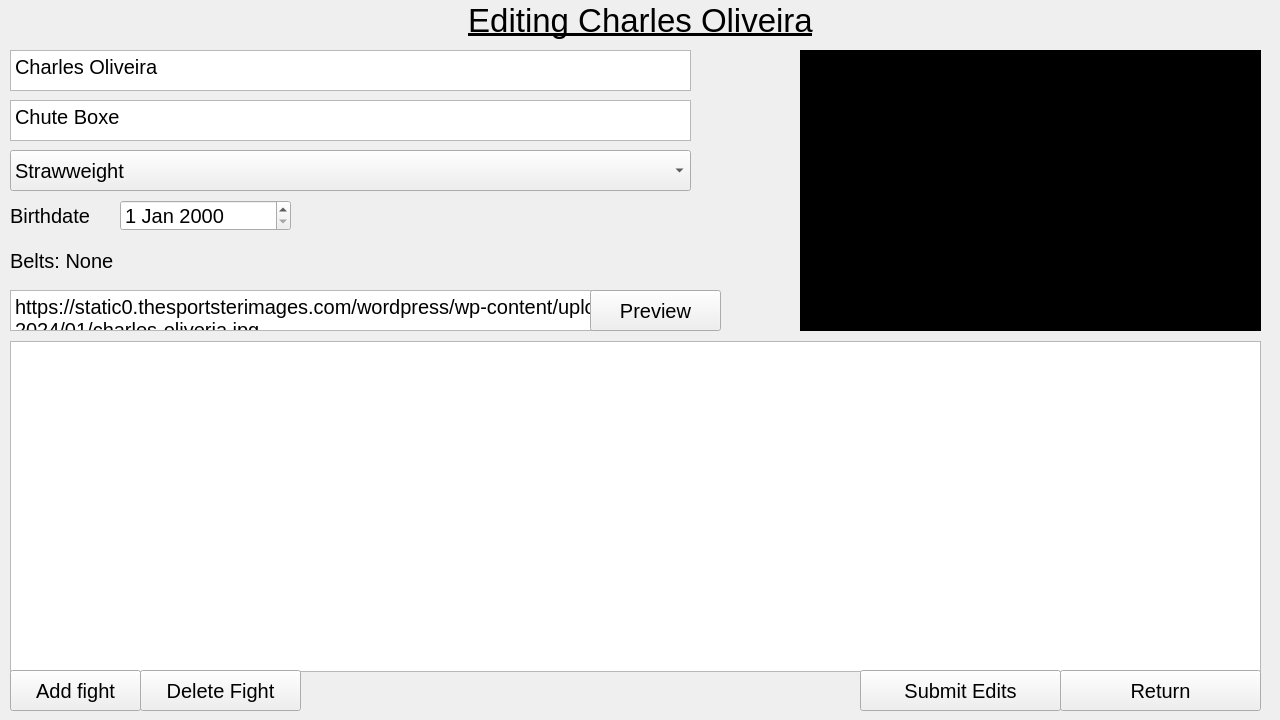
  <widget class="QWidget" name="modifyFighter" native="true">
   <property name="geometry">
    <rect>
     <x>0</x>
     <y>0</y>
     <width>1280</width>
     <height>720</height>
    </rect>
   </property>
   <property name="font">
    <font>
     <pointsize>15</pointsize>
     <weight>50</weight>
     <bold>false</bold>
    </font>
   </property>
   <property name="autoFillBackground">
    <bool>true</bool>
   </property>
   <widget class="QTableView" name="modifyFighterFightsTable">
    <property name="geometry">
     <rect>
      <x>10</x>
      <y>341</y>
      <width>1251</width>
      <height>331</height>
     </rect>
    </property>
   </widget>
   <widget class="QPushButton" name="modifyFighterAddFight">
    <property name="geometry">
     <rect>
      <x>10</x>
      <y>670</y>
      <width>131</width>
      <height>41</height>
     </rect>
    </property>
    <property name="text">
     <string>Add fight</string>
    </property>
   </widget>
   <widget class="QPushButton" name="modifyFighterDeleteFight">
    <property name="geometry">
     <rect>
      <x>140</x>
      <y>670</y>
      <width>161</width>
      <height>41</height>
     </rect>
    </property>
    <property name="text">
     <string>Delete Fight</string>
    </property>
   </widget>
   <widget class="QLabel" name="modifyFighterTitle">
    <property name="geometry">
     <rect>
      <x>0</x>
      <y>-10</y>
      <width>1281</width>
      <height>61</height>
     </rect>
    </property>
    <property name="font">
     <font>
      <pointsize>25</pointsize>
      <underline>true</underline>
     </font>
    </property>
    <property name="text">
     <string>Editing Charles Oliveira</string>
    </property>
    <property name="alignment">
     <set>Qt::AlignCenter</set>
    </property>
   </widget>
   <widget class="QPushButton" name="modifyFighterReturn">
    <property name="geometry">
     <rect>
      <x>1060</x>
      <y>670</y>
      <width>201</width>
      <height>41</height>
     </rect>
    </property>
    <property name="text">
     <string>Return</string>
    </property>
   </widget>
   <widget class="QTextEdit" name="modifyFighterName">
    <property name="geometry">
     <rect>
      <x>10</x>
      <y>50</y>
      <width>681</width>
      <height>41</height>
     </rect>
    </property>
    <property name="html">
     <string>&lt;!DOCTYPE HTML PUBLIC &quot;-//W3C//DTD HTML 4.0//EN&quot; &quot;http://www.w3.org/TR/REC-html40/strict.dtd&quot;&gt;
&lt;html&gt;&lt;head&gt;&lt;meta name=&quot;qrichtext&quot; content=&quot;1&quot; /&gt;&lt;style type=&quot;text/css&quot;&gt;
p, li { white-space: pre-wrap; }
&lt;/style&gt;&lt;/head&gt;&lt;body style=&quot; font-family:'MS Shell Dlg 2'; font-size:15pt; font-weight:400; font-style:normal;&quot;&gt;
&lt;p style=&quot; margin-top:0px; margin-bottom:0px; margin-left:0px; margin-right:0px; -qt-block-indent:0; text-indent:0px;&quot;&gt;Charles Oliveira&lt;/p&gt;&lt;/body&gt;&lt;/html&gt;</string>
    </property>
   </widget>
   <widget class="QDateEdit" name="modifyFighterBirthday">
    <property name="geometry">
     <rect>
      <x>120</x>
      <y>200</y>
      <width>171</width>
      <height>31</height>
     </rect>
    </property>
   </widget>
   <widget class="QLabel" name="modifyFighterBirthdayLabel">
    <property name="geometry">
     <rect>
      <x>10</x>
      <y>200</y>
      <width>101</width>
      <height>31</height>
     </rect>
    </property>
    <property name="text">
     <string>Birthdate</string>
    </property>
   </widget>
   <widget class="QComboBox" name="modifyFighterWeightclass">
    <property name="geometry">
     <rect>
      <x>10</x>
      <y>150</y>
      <width>681</width>
      <height>41</height>
     </rect>
    </property>
    <item>
     <property name="text">
      <string>Strawweight</string>
     </property>
    </item>
    <item>
     <property name="text">
      <string>Flyweight</string>
     </property>
    </item>
    <item>
     <property name="text">
      <string>Bantamweight</string>
     </property>
    </item>
    <item>
     <property name="text">
      <string>Featherweight</string>
     </property>
    </item>
    <item>
     <property name="text">
      <string>Lightweight</string>
     </property>
    </item>
    <item>
     <property name="text">
      <string>Welterweight</string>
     </property>
    </item>
    <item>
     <property name="text">
      <string>Middleweight</string>
     </property>
    </item>
    <item>
     <property name="text">
      <string>Light Heavyweight</string>
     </property>
    </item>
    <item>
     <property name="text">
      <string>Heavyweight</string>
     </property>
    </item>
    <item>
     <property name="text">
      <string>Super Heavyweight</string>
     </property>
    </item>
    <item>
     <property name="text">
      <string>Atomweight (W)</string>
     </property>
    </item>
    <item>
     <property name="text">
      <string>Strawweight (W)</string>
     </property>
    </item>
    <item>
     <property name="text">
      <string>Flyweight (W)</string>
     </property>
    </item>
    <item>
     <property name="text">
      <string>Bantamweight (W)</string>
     </property>
    </item>
    <item>
     <property name="text">
      <string>Featherweight (W)</string>
     </property>
    </item>
    <item>
     <property name="text">
      <string>Lightweight (W)</string>
     </property>
    </item>
   </widget>
   <widget class="QTextEdit" name="modifyFighterGym">
    <property name="geometry">
     <rect>
      <x>10</x>
      <y>100</y>
      <width>681</width>
      <height>41</height>
     </rect>
    </property>
    <property name="html">
     <string>&lt;!DOCTYPE HTML PUBLIC &quot;-//W3C//DTD HTML 4.0//EN&quot; &quot;http://www.w3.org/TR/REC-html40/strict.dtd&quot;&gt;
&lt;html&gt;&lt;head&gt;&lt;meta name=&quot;qrichtext&quot; content=&quot;1&quot; /&gt;&lt;style type=&quot;text/css&quot;&gt;
p, li { white-space: pre-wrap; }
&lt;/style&gt;&lt;/head&gt;&lt;body style=&quot; font-family:'MS Shell Dlg 2'; font-size:15pt; font-weight:400; font-style:normal;&quot;&gt;
&lt;p style=&quot; margin-top:0px; margin-bottom:0px; margin-left:0px; margin-right:0px; -qt-block-indent:0; text-indent:0px;&quot;&gt;Chute Boxe &lt;/p&gt;&lt;/body&gt;&lt;/html&gt;</string>
    </property>
   </widget>
   <widget class="QTextEdit" name="modifyFighterImageLink">
    <property name="geometry">
     <rect>
      <x>10</x>
      <y>290</y>
      <width>671</width>
      <height>41</height>
     </rect>
    </property>
    <property name="html">
     <string>&lt;!DOCTYPE HTML PUBLIC &quot;-//W3C//DTD HTML 4.0//EN&quot; &quot;http://www.w3.org/TR/REC-html40/strict.dtd&quot;&gt;
&lt;html&gt;&lt;head&gt;&lt;meta name=&quot;qrichtext&quot; content=&quot;1&quot; /&gt;&lt;style type=&quot;text/css&quot;&gt;
p, li { white-space: pre-wrap; }
&lt;/style&gt;&lt;/head&gt;&lt;body style=&quot; font-family:'MS Shell Dlg 2'; font-size:15pt; font-weight:400; font-style:normal;&quot;&gt;
&lt;p style=&quot; margin-top:0px; margin-bottom:0px; margin-left:0px; margin-right:0px; -qt-block-indent:0; text-indent:0px;&quot;&gt;https://static0.thesportsterimages.com/wordpress/wp-content/uploads/2024/01/charles-oliveria.jpg&lt;/p&gt;&lt;/body&gt;&lt;/html&gt;</string>
    </property>
   </widget>
   <widget class="QPushButton" name="modifyFighterImagePreview">
    <property name="geometry">
     <rect>
      <x>590</x>
      <y>290</y>
      <width>131</width>
      <height>41</height>
     </rect>
    </property>
    <property name="text">
     <string>Preview</string>
    </property>
   </widget>
   <widget class="QLabel" name="modifyFighterBelts">
    <property name="geometry">
     <rect>
      <x>10</x>
      <y>240</y>
      <width>681</width>
      <height>41</height>
     </rect>
    </property>
    <property name="text">
     <string>Belts: None</string>
    </property>
   </widget>
   <widget class="QLabel" name="modifyFighterImage">
    <property name="geometry">
     <rect>
      <x>800</x>
      <y>50</y>
      <width>461</width>
      <height>281</height>
     </rect>
    </property>
    <property name="palette">
     <palette>
      <active>
       <colorrole role="WindowText">
        <brush brushstyle="SolidPattern">
         <color alpha="255">
          <red>255</red>
          <green>255</green>
          <blue>255</blue>
         </color>
        </brush>
       </colorrole>
       <colorrole role="Button">
        <brush brushstyle="SolidPattern">
         <color alpha="255">
          <red>0</red>
          <green>0</green>
          <blue>0</blue>
         </color>
        </brush>
       </colorrole>
       <colorrole role="Light">
        <brush brushstyle="SolidPattern">
         <color alpha="255">
          <red>0</red>
          <green>0</green>
          <blue>0</blue>
         </color>
        </brush>
       </colorrole>
       <colorrole role="Midlight">
        <brush brushstyle="SolidPattern">
         <color alpha="255">
          <red>0</red>
          <green>0</green>
          <blue>0</blue>
         </color>
        </brush>
       </colorrole>
       <colorrole role="Dark">
        <brush brushstyle="SolidPattern">
         <color alpha="255">
          <red>0</red>
          <green>0</green>
          <blue>0</blue>
         </color>
        </brush>
       </colorrole>
       <colorrole role="Mid">
        <brush brushstyle="SolidPattern">
         <color alpha="255">
          <red>0</red>
          <green>0</green>
          <blue>0</blue>
         </color>
        </brush>
       </colorrole>
       <colorrole role="Text">
        <brush brushstyle="SolidPattern">
         <color alpha="255">
          <red>255</red>
          <green>255</green>
          <blue>255</blue>
         </color>
        </brush>
       </colorrole>
       <colorrole role="BrightText">
        <brush brushstyle="SolidPattern">
         <color alpha="255">
          <red>255</red>
          <green>255</green>
          <blue>255</blue>
         </color>
        </brush>
       </colorrole>
       <colorrole role="ButtonText">
        <brush brushstyle="SolidPattern">
         <color alpha="255">
          <red>255</red>
          <green>255</green>
          <blue>255</blue>
         </color>
        </brush>
       </colorrole>
       <colorrole role="Base">
        <brush brushstyle="SolidPattern">
         <color alpha="255">
          <red>0</red>
          <green>0</green>
          <blue>0</blue>
         </color>
        </brush>
       </colorrole>
       <colorrole role="Window">
        <brush brushstyle="SolidPattern">
         <color alpha="255">
          <red>0</red>
          <green>0</green>
          <blue>0</blue>
         </color>
        </brush>
       </colorrole>
       <colorrole role="Shadow">
        <brush brushstyle="SolidPattern">
         <color alpha="255">
          <red>0</red>
          <green>0</green>
          <blue>0</blue>
         </color>
        </brush>
       </colorrole>
       <colorrole role="AlternateBase">
        <brush brushstyle="SolidPattern">
         <color alpha="255">
          <red>0</red>
          <green>0</green>
          <blue>0</blue>
         </color>
        </brush>
       </colorrole>
       <colorrole role="ToolTipBase">
        <brush brushstyle="SolidPattern">
         <color alpha="255">
          <red>255</red>
          <green>255</green>
          <blue>220</blue>
         </color>
        </brush>
       </colorrole>
       <colorrole role="ToolTipText">
        <brush brushstyle="SolidPattern">
         <color alpha="255">
          <red>0</red>
          <green>0</green>
          <blue>0</blue>
         </color>
        </brush>
       </colorrole>
      </active>
      <inactive>
       <colorrole role="WindowText">
        <brush brushstyle="SolidPattern">
         <color alpha="255">
          <red>255</red>
          <green>255</green>
          <blue>255</blue>
         </color>
        </brush>
       </colorrole>
       <colorrole role="Button">
        <brush brushstyle="SolidPattern">
         <color alpha="255">
          <red>0</red>
          <green>0</green>
          <blue>0</blue>
         </color>
        </brush>
       </colorrole>
       <colorrole role="Light">
        <brush brushstyle="SolidPattern">
         <color alpha="255">
          <red>0</red>
          <green>0</green>
          <blue>0</blue>
         </color>
        </brush>
       </colorrole>
       <colorrole role="Midlight">
        <brush brushstyle="SolidPattern">
         <color alpha="255">
          <red>0</red>
          <green>0</green>
          <blue>0</blue>
         </color>
        </brush>
       </colorrole>
       <colorrole role="Dark">
        <brush brushstyle="SolidPattern">
         <color alpha="255">
          <red>0</red>
          <green>0</green>
          <blue>0</blue>
         </color>
        </brush>
       </colorrole>
       <colorrole role="Mid">
        <brush brushstyle="SolidPattern">
         <color alpha="255">
          <red>0</red>
          <green>0</green>
          <blue>0</blue>
         </color>
        </brush>
       </colorrole>
       <colorrole role="Text">
        <brush brushstyle="SolidPattern">
         <color alpha="255">
          <red>255</red>
          <green>255</green>
          <blue>255</blue>
         </color>
        </brush>
       </colorrole>
       <colorrole role="BrightText">
        <brush brushstyle="SolidPattern">
         <color alpha="255">
          <red>255</red>
          <green>255</green>
          <blue>255</blue>
         </color>
        </brush>
       </colorrole>
       <colorrole role="ButtonText">
        <brush brushstyle="SolidPattern">
         <color alpha="255">
          <red>255</red>
          <green>255</green>
          <blue>255</blue>
         </color>
        </brush>
       </colorrole>
       <colorrole role="Base">
        <brush brushstyle="SolidPattern">
         <color alpha="255">
          <red>0</red>
          <green>0</green>
          <blue>0</blue>
         </color>
        </brush>
       </colorrole>
       <colorrole role="Window">
        <brush brushstyle="SolidPattern">
         <color alpha="255">
          <red>0</red>
          <green>0</green>
          <blue>0</blue>
         </color>
        </brush>
       </colorrole>
       <colorrole role="Shadow">
        <brush brushstyle="SolidPattern">
         <color alpha="255">
          <red>0</red>
          <green>0</green>
          <blue>0</blue>
         </color>
        </brush>
       </colorrole>
       <colorrole role="AlternateBase">
        <brush brushstyle="SolidPattern">
         <color alpha="255">
          <red>0</red>
          <green>0</green>
          <blue>0</blue>
         </color>
        </brush>
       </colorrole>
       <colorrole role="ToolTipBase">
        <brush brushstyle="SolidPattern">
         <color alpha="255">
          <red>255</red>
          <green>255</green>
          <blue>220</blue>
         </color>
        </brush>
       </colorrole>
       <colorrole role="ToolTipText">
        <brush brushstyle="SolidPattern">
         <color alpha="255">
          <red>0</red>
          <green>0</green>
          <blue>0</blue>
         </color>
        </brush>
       </colorrole>
      </inactive>
      <disabled>
       <colorrole role="WindowText">
        <brush brushstyle="SolidPattern">
         <color alpha="255">
          <red>0</red>
          <green>0</green>
          <blue>0</blue>
         </color>
        </brush>
       </colorrole>
       <colorrole role="Button">
        <brush brushstyle="SolidPattern">
         <color alpha="255">
          <red>0</red>
          <green>0</green>
          <blue>0</blue>
         </color>
        </brush>
       </colorrole>
       <colorrole role="Light">
        <brush brushstyle="SolidPattern">
         <color alpha="255">
          <red>0</red>
          <green>0</green>
          <blue>0</blue>
         </color>
        </brush>
       </colorrole>
       <colorrole role="Midlight">
        <brush brushstyle="SolidPattern">
         <color alpha="255">
          <red>0</red>
          <green>0</green>
          <blue>0</blue>
         </color>
        </brush>
       </colorrole>
       <colorrole role="Dark">
        <brush brushstyle="SolidPattern">
         <color alpha="255">
          <red>0</red>
          <green>0</green>
          <blue>0</blue>
         </color>
        </brush>
       </colorrole>
       <colorrole role="Mid">
        <brush brushstyle="SolidPattern">
         <color alpha="255">
          <red>0</red>
          <green>0</green>
          <blue>0</blue>
         </color>
        </brush>
       </colorrole>
       <colorrole role="Text">
        <brush brushstyle="SolidPattern">
         <color alpha="255">
          <red>0</red>
          <green>0</green>
          <blue>0</blue>
         </color>
        </brush>
       </colorrole>
       <colorrole role="BrightText">
        <brush brushstyle="SolidPattern">
         <color alpha="255">
          <red>255</red>
          <green>255</green>
          <blue>255</blue>
         </color>
        </brush>
       </colorrole>
       <colorrole role="ButtonText">
        <brush brushstyle="SolidPattern">
         <color alpha="255">
          <red>0</red>
          <green>0</green>
          <blue>0</blue>
         </color>
        </brush>
       </colorrole>
       <colorrole role="Base">
        <brush brushstyle="SolidPattern">
         <color alpha="255">
          <red>0</red>
          <green>0</green>
          <blue>0</blue>
         </color>
        </brush>
       </colorrole>
       <colorrole role="Window">
        <brush brushstyle="SolidPattern">
         <color alpha="255">
          <red>0</red>
          <green>0</green>
          <blue>0</blue>
         </color>
        </brush>
       </colorrole>
       <colorrole role="Shadow">
        <brush brushstyle="SolidPattern">
         <color alpha="255">
          <red>0</red>
          <green>0</green>
          <blue>0</blue>
         </color>
        </brush>
       </colorrole>
       <colorrole role="AlternateBase">
        <brush brushstyle="SolidPattern">
         <color alpha="255">
          <red>0</red>
          <green>0</green>
          <blue>0</blue>
         </color>
        </brush>
       </colorrole>
       <colorrole role="ToolTipBase">
        <brush brushstyle="SolidPattern">
         <color alpha="255">
          <red>255</red>
          <green>255</green>
          <blue>220</blue>
         </color>
        </brush>
       </colorrole>
       <colorrole role="ToolTipText">
        <brush brushstyle="SolidPattern">
         <color alpha="255">
          <red>0</red>
          <green>0</green>
          <blue>0</blue>
         </color>
        </brush>
       </colorrole>
      </disabled>
     </palette>
    </property>
    <property name="autoFillBackground">
     <bool>true</bool>
    </property>
    <property name="text">
     <string/>
    </property>
   </widget>
   <widget class="QPushButton" name="modifyFighterSubmit">
    <property name="geometry">
     <rect>
      <x>860</x>
      <y>670</y>
      <width>201</width>
      <height>41</height>
     </rect>
    </property>
    <property name="text">
     <string>Submit Edits</string>
    </property>
   </widget>
   <zorder>modifyFighterFightsTable</zorder>
   <zorder>modifyFighterAddFight</zorder>
   <zorder>modifyFighterDeleteFight</zorder>
   <zorder>modifyFighterTitle</zorder>
   <zorder>modifyFighterReturn</zorder>
   <zorder>modifyFighterBirthday</zorder>
   <zorder>modifyFighterBirthdayLabel</zorder>
   <zorder>modifyFighterWeightclass</zorder>
   <zorder>modifyFighterGym</zorder>
   <zorder>modifyFighterImageLink</zorder>
   <zorder>modifyFighterImagePreview</zorder>
   <zorder>modifyFighterBelts</zorder>
   <zorder>modifyFighterImage</zorder>
   <zorder>modifyFighterSubmit</zorder>
   <zorder>modifyFighterName</zorder>
  </widget>
